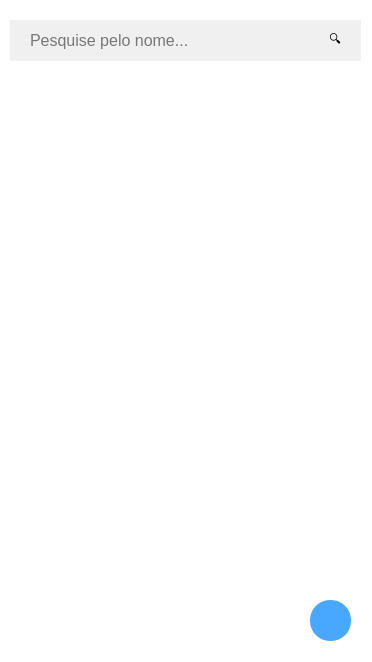
<?xml version="1.0" encoding="UTF-8"?>
<ui version="4.0">
 <class>MainWindow</class>
 <widget class="QMainWindow" name="MainWindow">
  <property name="geometry">
   <rect>
    <x>0</x>
    <y>0</y>
    <width>372</width>
    <height>662</height>
   </rect>
  </property>
  <property name="minimumSize">
   <size>
    <width>372</width>
    <height>662</height>
   </size>
  </property>
  <property name="maximumSize">
   <size>
    <width>372</width>
    <height>662</height>
   </size>
  </property>
  <property name="windowTitle">
   <string>MainWindow</string>
  </property>
  <property name="styleSheet">
   <string notr="true">background-color: #fff</string>
  </property>
  <widget class="QWidget" name="centralwidget">
   <widget class="QStackedWidget" name="gerenciadorTelas">
    <property name="geometry">
     <rect>
      <x>0</x>
      <y>0</y>
      <width>371</width>
      <height>661</height>
     </rect>
    </property>
    <property name="currentIndex">
     <number>0</number>
    </property>
    <widget class="QWidget" name="telaInicial">
     <widget class="QWidget" name="verticalLayoutWidget_2">
      <property name="geometry">
       <rect>
        <x>0</x>
        <y>70</y>
        <width>371</width>
        <height>591</height>
       </rect>
      </property>
      <layout class="QVBoxLayout" name="verticalLayout">
       <item>
        <widget class="QListWidget" name="listWidget">
         <property name="styleSheet">
          <string notr="true">border: none;</string>
         </property>
        </widget>
       </item>
      </layout>
     </widget>
     <widget class="QPushButton" name="btnAddContact">
      <property name="enabled">
       <bool>true</bool>
      </property>
      <property name="geometry">
       <rect>
        <x>310</x>
        <y>600</y>
        <width>41</width>
        <height>41</height>
       </rect>
      </property>
      <property name="font">
       <font>
        <pointsize>36</pointsize>
       </font>
      </property>
      <property name="cursor">
       <cursorShape>PointingHandCursor</cursorShape>
      </property>
      <property name="styleSheet">
       <string notr="true">QPushButton{
	background-color: #48A7FF;
	border-radius: 20%;
}

QPushButton:hover{
	background-color: #4DBCFF;
}</string>
      </property>
      <property name="text">
       <string/>
      </property>
      <property name="icon">
       <iconset resource="src.qrc">
        <normaloff>:/src/img/addButton.png</normaloff>:/src/img/addButton.png</iconset>
      </property>
      <property name="iconSize">
       <size>
        <width>20</width>
        <height>20</height>
       </size>
      </property>
      <property name="autoDefault">
       <bool>false</bool>
      </property>
      <property name="flat">
       <bool>false</bool>
      </property>
     </widget>
     <widget class="QPushButton" name="btnSearchContact">
      <property name="geometry">
       <rect>
        <x>310</x>
        <y>20</y>
        <width>51</width>
        <height>41</height>
       </rect>
      </property>
      <property name="cursor">
       <cursorShape>PointingHandCursor</cursorShape>
      </property>
      <property name="styleSheet">
       <string notr="true">QPushButton{
	background-color: none;
	border: none;
}

QPushButton:hover{
	background-color: #E1E1E1;
	border-radius: 7px;
}</string>
      </property>
      <property name="text">
       <string>🔍</string>
      </property>
     </widget>
     <widget class="QLineEdit" name="inptSearchInput">
      <property name="geometry">
       <rect>
        <x>10</x>
        <y>20</y>
        <width>351</width>
        <height>41</height>
       </rect>
      </property>
      <property name="sizePolicy">
       <sizepolicy hsizetype="Expanding" vsizetype="Fixed">
        <horstretch>0</horstretch>
        <verstretch>0</verstretch>
       </sizepolicy>
      </property>
      <property name="minimumSize">
       <size>
        <width>300</width>
        <height>0</height>
       </size>
      </property>
      <property name="font">
       <font>
        <pointsize>12</pointsize>
       </font>
      </property>
      <property name="styleSheet">
       <string notr="true">QLineEdit{
	background-color: #F0F0F0;
	padding-left: 18px;
	padding-right: 18px;
	border:none;
	padding-bottom: 1px;
}

QLineEdit:focus{
	border-bottom: 1px solid rgb(208, 208, 208) ;
	padding-bottom: 0;
}</string>
      </property>
      <property name="text">
       <string/>
      </property>
      <property name="placeholderText">
       <string>Pesquise pelo nome...</string>
      </property>
     </widget>
     <zorder>verticalLayoutWidget_2</zorder>
     <zorder>btnAddContact</zorder>
     <zorder>inptSearchInput</zorder>
     <zorder>btnSearchContact</zorder>
    </widget>
    <widget class="QWidget" name="CRUD">
     <property name="styleSheet">
      <string notr="true"/>
     </property>
     <widget class="QLabel" name="lblTitulo">
      <property name="geometry">
       <rect>
        <x>0</x>
        <y>0</y>
        <width>371</width>
        <height>61</height>
       </rect>
      </property>
      <property name="maximumSize">
       <size>
        <width>375</width>
        <height>62</height>
       </size>
      </property>
      <property name="sizeIncrement">
       <size>
        <width>375</width>
        <height>62</height>
       </size>
      </property>
      <property name="baseSize">
       <size>
        <width>375</width>
        <height>62</height>
       </size>
      </property>
      <property name="font">
       <font>
        <pointsize>18</pointsize>
       </font>
      </property>
      <property name="styleSheet">
       <string notr="true">background-color: #F0F0F0;</string>
      </property>
      <property name="text">
       <string>&lt;html&gt;&lt;head/&gt;&lt;body&gt;&lt;p align=&quot;center&quot;&gt;&lt;span style=&quot; font-size:16pt; color:#0e0e0e;&quot;&gt;Titulo legal&lt;/span&gt;&lt;/p&gt;&lt;/body&gt;&lt;/html&gt;</string>
      </property>
     </widget>
     <widget class="QPushButton" name="btnBack">
      <property name="geometry">
       <rect>
        <x>0</x>
        <y>0</y>
        <width>61</width>
        <height>61</height>
       </rect>
      </property>
      <property name="cursor">
       <cursorShape>PointingHandCursor</cursorShape>
      </property>
      <property name="styleSheet">
       <string notr="true">QPushButton{
	background-color: none;
	border: none;
}

QPushButton:hover{
	background-color: #E1E1E1;
	border-radius: 7px;
}</string>
      </property>
      <property name="text">
       <string/>
      </property>
      <property name="icon">
       <iconset resource="src.qrc">
        <normaloff>:/src/img/iconBack.png</normaloff>:/src/img/iconBack.png</iconset>
      </property>
      <property name="iconSize">
       <size>
        <width>20</width>
        <height>20</height>
       </size>
      </property>
     </widget>
     <widget class="QLabel" name="label">
      <property name="geometry">
       <rect>
        <x>80</x>
        <y>90</y>
        <width>213</width>
        <height>213</height>
       </rect>
      </property>
      <property name="minimumSize">
       <size>
        <width>213</width>
        <height>213</height>
       </size>
      </property>
      <property name="maximumSize">
       <size>
        <width>213</width>
        <height>213</height>
       </size>
      </property>
      <property name="baseSize">
       <size>
        <width>213</width>
        <height>213</height>
       </size>
      </property>
      <property name="text">
       <string/>
      </property>
      <property name="pixmap">
       <pixmap resource="src.qrc">:/src/img/iconPerson213.png</pixmap>
      </property>
      <property name="scaledContents">
       <bool>true</bool>
      </property>
     </widget>
     <widget class="QLineEdit" name="inptNome">
      <property name="geometry">
       <rect>
        <x>10</x>
        <y>360</y>
        <width>355</width>
        <height>51</height>
       </rect>
      </property>
      <property name="minimumSize">
       <size>
        <width>355</width>
        <height>0</height>
       </size>
      </property>
      <property name="maximumSize">
       <size>
        <width>355</width>
        <height>16777215</height>
       </size>
      </property>
      <property name="font">
       <font>
        <pointsize>14</pointsize>
       </font>
      </property>
      <property name="styleSheet">
       <string notr="true">QLineEdit{
	background-color: #F0F0F0;
	padding-left: 18px;
	padding-right: 18px;
	border:none;
	padding-bottom: 1px;
}

QLineEdit:focus{
	border-bottom: 1px solid rgb(208, 208, 208) ;
	padding-bottom: 0;
}</string>
      </property>
      <property name="text">
       <string/>
      </property>
     </widget>
     <widget class="QLineEdit" name="inptDia">
      <property name="geometry">
       <rect>
        <x>10</x>
        <y>460</y>
        <width>163</width>
        <height>51</height>
       </rect>
      </property>
      <property name="minimumSize">
       <size>
        <width>163</width>
        <height>0</height>
       </size>
      </property>
      <property name="maximumSize">
       <size>
        <width>163</width>
        <height>16777215</height>
       </size>
      </property>
      <property name="font">
       <font>
        <pointsize>14</pointsize>
       </font>
      </property>
      <property name="styleSheet">
       <string notr="true">QLineEdit{
	background-color: #F0F0F0;
	padding-left: 18px;
	padding-right: 18px;
	border:none;
	padding-bottom: 1px;
}

QLineEdit:focus{
	border-bottom: 1px solid rgb(208, 208, 208) ;
	padding-bottom: 0;
}</string>
      </property>
      <property name="text">
       <string/>
      </property>
     </widget>
     <widget class="QLineEdit" name="inptMes">
      <property name="geometry">
       <rect>
        <x>200</x>
        <y>460</y>
        <width>163</width>
        <height>51</height>
       </rect>
      </property>
      <property name="minimumSize">
       <size>
        <width>163</width>
        <height>0</height>
       </size>
      </property>
      <property name="maximumSize">
       <size>
        <width>163</width>
        <height>16777215</height>
       </size>
      </property>
      <property name="font">
       <font>
        <pointsize>14</pointsize>
       </font>
      </property>
      <property name="styleSheet">
       <string notr="true">QLineEdit{
	background-color: #F0F0F0;
	padding-left: 18px;
	padding-right: 18px;
	border:none;
	padding-bottom: 1px;
}

QLineEdit:focus{
	border-bottom: 1px solid rgb(208, 208, 208) ;
	padding-bottom: 0;
}</string>
      </property>
      <property name="text">
       <string/>
      </property>
     </widget>
     <widget class="QLabel" name="label_2">
      <property name="geometry">
       <rect>
        <x>10</x>
        <y>340</y>
        <width>49</width>
        <height>16</height>
       </rect>
      </property>
      <property name="font">
       <font>
        <pointsize>12</pointsize>
       </font>
      </property>
      <property name="styleSheet">
       <string notr="true">color: #6A6A6A;</string>
      </property>
      <property name="text">
       <string>Nome</string>
      </property>
     </widget>
     <widget class="QLabel" name="label_3">
      <property name="geometry">
       <rect>
        <x>10</x>
        <y>440</y>
        <width>111</width>
        <height>16</height>
       </rect>
      </property>
      <property name="font">
       <font>
        <pointsize>12</pointsize>
       </font>
      </property>
      <property name="styleSheet">
       <string notr="true">color: #6A6A6A;</string>
      </property>
      <property name="text">
       <string>Dia Aniversário</string>
      </property>
     </widget>
     <widget class="QLabel" name="label_4">
      <property name="geometry">
       <rect>
        <x>200</x>
        <y>440</y>
        <width>111</width>
        <height>16</height>
       </rect>
      </property>
      <property name="font">
       <font>
        <pointsize>12</pointsize>
       </font>
      </property>
      <property name="styleSheet">
       <string notr="true">color: #6A6A6A;</string>
      </property>
      <property name="text">
       <string>Mês Aniversário</string>
      </property>
     </widget>
     <widget class="QPushButton" name="btnOk">
      <property name="geometry">
       <rect>
        <x>10</x>
        <y>590</y>
        <width>355</width>
        <height>47</height>
       </rect>
      </property>
      <property name="minimumSize">
       <size>
        <width>355</width>
        <height>47</height>
       </size>
      </property>
      <property name="maximumSize">
       <size>
        <width>355</width>
        <height>47</height>
       </size>
      </property>
      <property name="sizeIncrement">
       <size>
        <width>0</width>
        <height>0</height>
       </size>
      </property>
      <property name="cursor">
       <cursorShape>PointingHandCursor</cursorShape>
      </property>
      <property name="styleSheet">
       <string notr="true">QPushButton{
	border: none;
	background-color: #48A7FF;
	color: #fff;
	font-size: 16px;
	font-weight: 600;
}

QPushButton:hover{
	background-color: #4DBCFF;
}</string>
      </property>
      <property name="text">
       <string>SALVAR</string>
      </property>
     </widget>
     <widget class="QPushButton" name="btnEdit">
      <property name="geometry">
       <rect>
        <x>10</x>
        <y>530</y>
        <width>174</width>
        <height>47</height>
       </rect>
      </property>
      <property name="minimumSize">
       <size>
        <width>174</width>
        <height>47</height>
       </size>
      </property>
      <property name="maximumSize">
       <size>
        <width>171</width>
        <height>47</height>
       </size>
      </property>
      <property name="sizeIncrement">
       <size>
        <width>0</width>
        <height>0</height>
       </size>
      </property>
      <property name="cursor">
       <cursorShape>PointingHandCursor</cursorShape>
      </property>
      <property name="styleSheet">
       <string notr="true">QPushButton{
	border: none;
	background-color: #48A7FF;
	color: #fff;
	font-size: 16px;
	font-weight: 600;
}

QPushButton:hover{
	background-color: #4DBCFF;
}</string>
      </property>
      <property name="text">
       <string>EDITAR</string>
      </property>
     </widget>
     <widget class="QPushButton" name="btnRemove">
      <property name="geometry">
       <rect>
        <x>190</x>
        <y>530</y>
        <width>174</width>
        <height>47</height>
       </rect>
      </property>
      <property name="minimumSize">
       <size>
        <width>174</width>
        <height>47</height>
       </size>
      </property>
      <property name="maximumSize">
       <size>
        <width>171</width>
        <height>47</height>
       </size>
      </property>
      <property name="sizeIncrement">
       <size>
        <width>0</width>
        <height>0</height>
       </size>
      </property>
      <property name="cursor">
       <cursorShape>PointingHandCursor</cursorShape>
      </property>
      <property name="styleSheet">
       <string notr="true">QPushButton{
	border: none;
	background-color: #FF4848;
	color: #fff;
	font-size: 16px;
	font-weight: 600;
}</string>
      </property>
      <property name="text">
       <string>APAGAR</string>
      </property>
     </widget>
     <widget class="QPushButton" name="btnBackEdit">
      <property name="geometry">
       <rect>
        <x>0</x>
        <y>0</y>
        <width>61</width>
        <height>61</height>
       </rect>
      </property>
      <property name="cursor">
       <cursorShape>PointingHandCursor</cursorShape>
      </property>
      <property name="styleSheet">
       <string notr="true">QPushButton{
	background-color: none;
	border: none;
}

QPushButton:hover{
	background-color: #E1E1E1;
	border-radius: 7px;
}</string>
      </property>
      <property name="text">
       <string/>
      </property>
      <property name="icon">
       <iconset resource="src.qrc">
        <normaloff>:/src/img/iconBack.png</normaloff>:/src/img/iconBack.png</iconset>
      </property>
      <property name="iconSize">
       <size>
        <width>20</width>
        <height>20</height>
       </size>
      </property>
     </widget>
    </widget>
   </widget>
  </widget>
 </widget>
 <resources>
  <include location="src.qrc"/>
 </resources>
 <connections/>
</ui>
